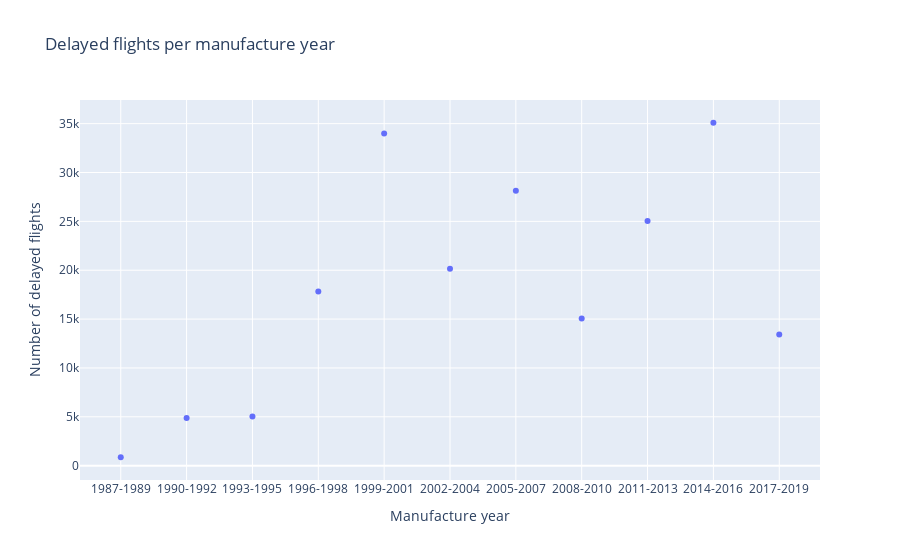

Write notebook code for a chart like this one.
### Markdown cell above
Tutaj stwórz wykres w oparciu o dane zawarte w `flight_delays_by_manufacture_year_agg_df`

### Code cell
scatter_chart_agg = px.scatter(flight_delays_by_manufacture_year_agg_df, 
                               x='manufacture_year_agg', 
                               y='is_delayed', 
                               labels={'manufacture_year_agg': 'Manufacture year', 'is_delayed': 'Delayed'}, 
                               title='Delayed flights per manufacture year')

scatter_chart_agg.update_xaxes(title_text= 'Manufacture year')
scatter_chart_agg.update_yaxes(title_text='Number of delayed flights')

scatter_chart_agg.show()

### Figure 1 — Plotly figure (JSON) as saved in the notebook; plotly's stock layout.template omitted (floating-point values rounded to 4 significant figures)
{"data": [{"hovertemplate": "Manufacture year=%{x}<br>Delayed=%{y}<extra></extra>", "legendgroup": "", "marker": {"color": "#636efa", "symbol": "circle"}, "mode": "markers", "name": "", "orientation": "v", "showlegend": false, "type": "scatter", "x": ["1987-1989", "1990-1992", "1993-1995", "1996-1998", "1999-2001", "2002-2004", "2005-2007", "2008-2010", "2011-2013", "2014-2016", "2017-2019"], "xaxis": "x", "y": [861, 4889, 5027, 17820, 33987, 20159, 28122, 15061, 25045, 35092, 13430], "yaxis": "y"}], "layout": {"autosize": true, "legend": {"tracegroupgap": 0}, "title": {"text": "Delayed flights per manufacture year"}, "xaxis": {"anchor": "y", "autorange": true, "domain": [0, 1], "range": [-0.6, 10.6], "title": {"text": "Manufacture year"}, "type": "category"}, "yaxis": {"anchor": "x", "autorange": true, "domain": [0, 1], "range": [-1964.0, 37920.0], "title": {"text": "Number of delayed flights"}, "type": "linear"}}}
